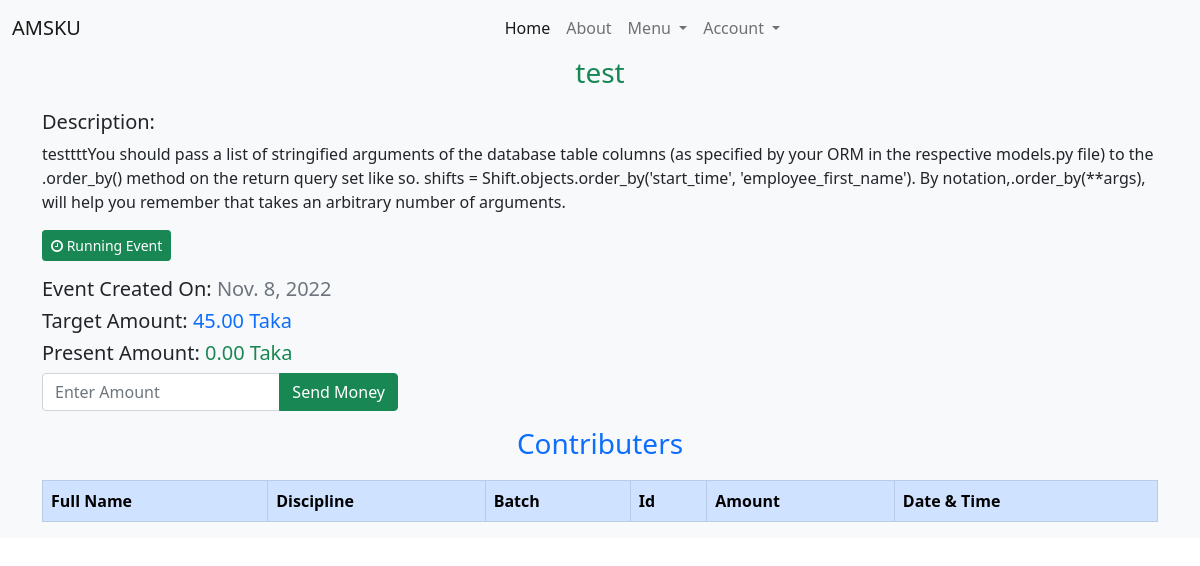
Before: /charity-events/1/ with the older database file.
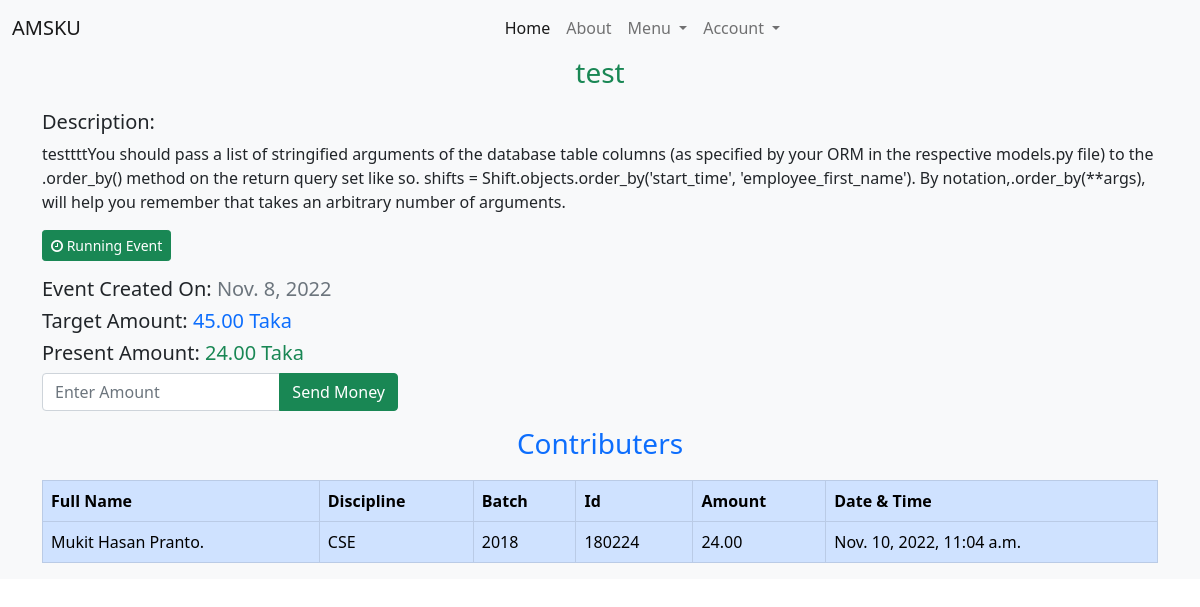
After: the same page with the newer database file.
### charity_events/models.py (models this page shows, shortened)
class Event(models.Model):
    discipline_list = ['Architecture','CSE','ECE','Math','URP','Physics','Chemistry','Stat','Pharmacy','BGE','FWT','FMRT','Agrotechnology','ES','SWE','BAD','HRM','DP','PM','DS','History','English','Bangla','IER','Sculpture','Econ','Sociology','MCJ','Law']
    Discipline_Choices = []
    for x in discipline_list:
        Discipline_Choices.append((x,x))
    headline = models.CharField(max_length=200)
    description = models.TextField()
    created_on = models.DateTimeField(default=datetime.now)
    discipline = models.CharField(max_length=255,choices=Discipline_Choices,blank=True)
    target_amount = models.DecimalField(max_digits=15, decimal_places=2)
    present_amount = models.DecimalField(max_digits=15, decimal_places=2,default=0)
    running = models.BooleanField(default=True)

class Contributer(models.Model):
    amount = models.DecimalField(max_digits=15, decimal_places=2)
    created_on = models.DateTimeField(default=datetime.now)
    event = models.ForeignKey('Event',on_delete=models.CASCADE)
    alumni = models.ForeignKey('home.Alumni_Profile',on_delete=models.CASCADE)

### home/models.py (models this page shows, shortened)
class Alumni_Profile(models.Model):
    discipline_list = ['Architecture','CSE','ECE','Math','URP','Physics','Chemistry','Stat','Pharmacy','BGE','FWT','FMRT','Agrotechnology','ES','SWE','BAD','HRM','DP','PM','DS','History','English','Bangla','IER','Sculpture','Econ','Sociology','MCJ','Law']
    Discipline_Choices = []
    for x in discipline_list:
        Discipline_Choices.append((x,x))
    Id_Choices = []
    for x in range(1,51):
        Id_Choices.append((str(x),str(x)))
    Batch_Choices = []
    for x in range(1991,2019):
        Batch_Choices.append((str(x),str(x)))
    job_list=['Agriculture','Architecture and Construction','Business Management and Administration','Education','Finance','Food','Government and Public Administration','Health Science','Human Services','Law, Public Safety, Corrections and Security','Manufacturing','Marketing, Sales and Service','Natural Resources','Science, Technology and Engineering','Other']
    Job_Choices = []
    for x in job_list:
        Job_Choices.append((x,x))
    country_list = ["Afghanistan","Albania","Algeria","Andorra","Angola","Anguilla","Antigua &amp; Barbuda","Argentina","Armenia","Aruba","Australia","Austria","Azerbaijan","Bahamas","Bahrain","Bangladesh","Barbados","Belarus","Belgium","Belize","Benin","Bermuda","Bhutan","Bolivia","Bosnia &amp; Herzegovina","Botswana","Brazil","British Virgin Islands","Brunei","Bulgaria","Burkina Faso","Burundi","Cambodia","Cameroon","Cape Verde","Cayman Islands","Chad","Chile","China","Colombia","Congo","Cook Islands","Costa Rica","Cote D Ivoire","Croatia","Cruise Ship","Cuba","Cyprus","Czech Republic","Denmark","Djibouti","Dominica","Dominican Republic","Ecuador","Egypt","El Salvador","Equatorial Guinea","Estonia","Ethiopia","Falkland Islands","Faroe Islands","Fiji","Finland","France","French Polynesia","French West Indies","Gabon","Gambia","Georgia","Germany","Ghana","Gibraltar","Greece","Greenland","Grenada","Guam","Guatemala","Guernsey","Guinea","Guinea Bissau","Guyana","Haiti","Honduras","Hong Kong","Hungary","Iceland","India","Indonesia","Iran","Iraq","Ireland","Isle of Man","Israel","Italy","Jamaica","Japan","Jersey","Jordan","Kazakhstan","Kenya","Kuwait","Kyrgyz Republic","Laos","Latvia","Lebanon","Lesotho","Liberia","Libya","Liechtenstein","Lithuania","Luxembourg","Macau","Macedonia","Madagascar","Malawi","Malaysia","Maldives","Mali","Malta","Mauritania","Mauritius","Mexico","Moldova","Monaco","Mongolia","Montenegro","Montserrat","Morocco","Mozambique","Namibia","Nepal","Netherlands","Netherlands Antilles","New Caledonia","New Zealand","Nicaragua","Niger","Nigeria","Norway","Oman","Pakistan","Palestine","Panama","Papua New Guinea","Paraguay","Peru","Philippines","Poland","Portugal","Puerto Rico","Qatar","Reunion","Romania","Russia","Rwanda","Saint Pierre &amp; Miquelon","Samoa","San Marino","Satellite","Saudi Arabia","Senegal","Serbia","Seychelles","Sierra Leone","Singapore","Slovakia","Slovenia","South Africa","South Korea","Spain","Sri Lanka","St Kitts &amp; Nevis","St Lucia","St Vincent","St. Lucia","Sudan","Suriname","Swaziland","Sweden","Switzerland","Syria","Taiwan","Tajikistan","Tanzania","Thailand","Timor L'Este","Togo","Tonga","Trinidad &amp; Tobago","Tunisia","Turkey","Turkmenistan","Turks &amp; Caicos","Uganda","Ukraine","United Arab Emirates","United Kingdom","Uruguay","Uzbekistan","Venezuela","Vietnam","Virgin Islands (US)","Yemen","Zambia","Zimbabwe"]
    Country_Choices = []
    for x in country_list:
        Country_Choices.append((x,x))
    full_name = models.CharField(max_length=255)
    image = models.FileField(upload_to='profile_pic/')
    certificate = models.FileField(upload_to='certificate/')
    discipline = models.CharField(max_length=255,choices=Discipline_Choices)
    student_id = models.CharField(max_length=10)
    batch = models.CharField(max_length=50,choices=Batch_Choices)
    job_type = models.CharField(max_length=50,blank=True)
    job_position = models.CharField(max_length=60,blank=True)
    company_name = models.CharField(max_length=60,blank=True)
    higher_study = models.CharField(max_length=60)
    present_address = models.CharField(max_length=60)
    present_country = models.CharField(max_length=60,choices=Country_Choices)
    parmanent_address = models.CharField(max_length=60)
    mobile = models.CharField(max_length=60)
    facebook = models.URLField(max_length=60,blank=True)
    linkdin = models.URLField(max_length=60,blank=True)
    about_me = models.TextField()
    is_verified = models.BooleanField(default=False)
    user = models.OneToOneField(settings.AUTH_USER_MODEL, on_delete=models.CASCADE,related_name="alumni_profile")

### charity_events/views.py (the view)
# urls.py: path('<int:pk>/',DetailView.as_view(),name='detail_view'),
class DetailView(DetailView):
    model = Event
    template_name = 'charity_events/details.html'

### templates/charity_events/details.html (shortened to what this page needs)
{% extends 'base.html' %}
{% block content %}
<h3 class="header text-success">{{event.headline}}</h3>
<h5>Description: </h5><p>{{event.description}}</p>
{% if event.running %}
<button class='btn btn-success btn-sm mb-3'><i class='fa fa-clock-o'></i> Running Event</button>
{% else %}
<button class='btn btn-danger btn-sm mb-3'><i class='fa fa-lock'></i> Closed Event</button>
{% endif %}
<h5>Event Created On:<span class="text-muted"> {{event.created_on.date}}</span></h5>
<h5>Target Amount:<span class="text-primary"> {{event.target_amount}} Taka</span></h5>
<h5>Present Amount:<span class="text-success"> {{event.present_amount}} Taka</span></h5>
{% if event.running %}
<div class="row">
    <div class="col-sm-4">
        <form action="{% url 'charity_events:add_money' event.id %}" method="POST">
            <div class="input-group mb-3">
                <input name="amount" type="text" class="form-control" placeholder="Enter Amount" aria-describedby="button-addon2" required>
                <button class="btn btn-success" type="submit" id="button-addon2">Send Money</button>
              </div>
        </form>
    </div>
</div>
{% endif %}
<h3 class="header text-primary">Contributers</h3>
<div class='table-responsive'>
    <table class="table table-primary table-bordered">
        <thead>
            <tr>
                <th>Full Name</th>
                <th>Discipline</th>
                <th>Batch</th>
                <th>Id</th>
                <th>Amount</th>
                <th>Date & Time</th>
            </tr>
        </thead>
        <tbody>
            {% for contributer in  event.contributer_set.all %}
            <tr>
                <td>{{contributer.alumni.full_name}}</td>
                <td>{{contributer.alumni.discipline}}</td>
                <td>{{contributer.alumni.batch}}</td>
                <td>{{contributer.alumni.student_id}}</td>
                <td>{{contributer.amount}}</td>
                <td>{{contributer.created_on}}</td>
            </tr>
            {% endfor %}
        </tbody>
    </table>
</div>
{% endblock content %}

Changed rows visible on the page:
changed Event "test": present_amount "0.00" → "24.00"
added Contributer: alumni.full_name "Mukit Hasan Pranto.", alumni.discipline "CSE", alumni.batch "2018", alumni.student_id "180224", amount "24.00", created_on "Nov. 10, 2022, 11:04 a.m."
